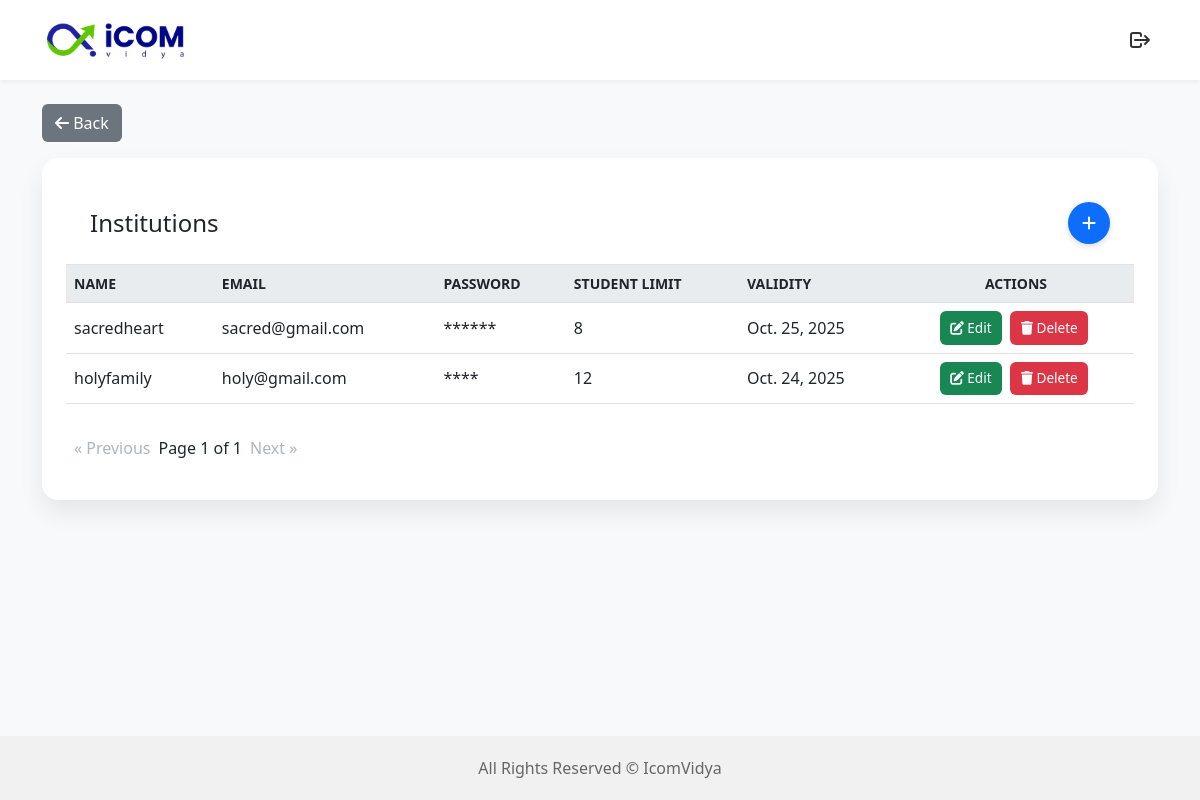
The app's page /institution_list/, older data.
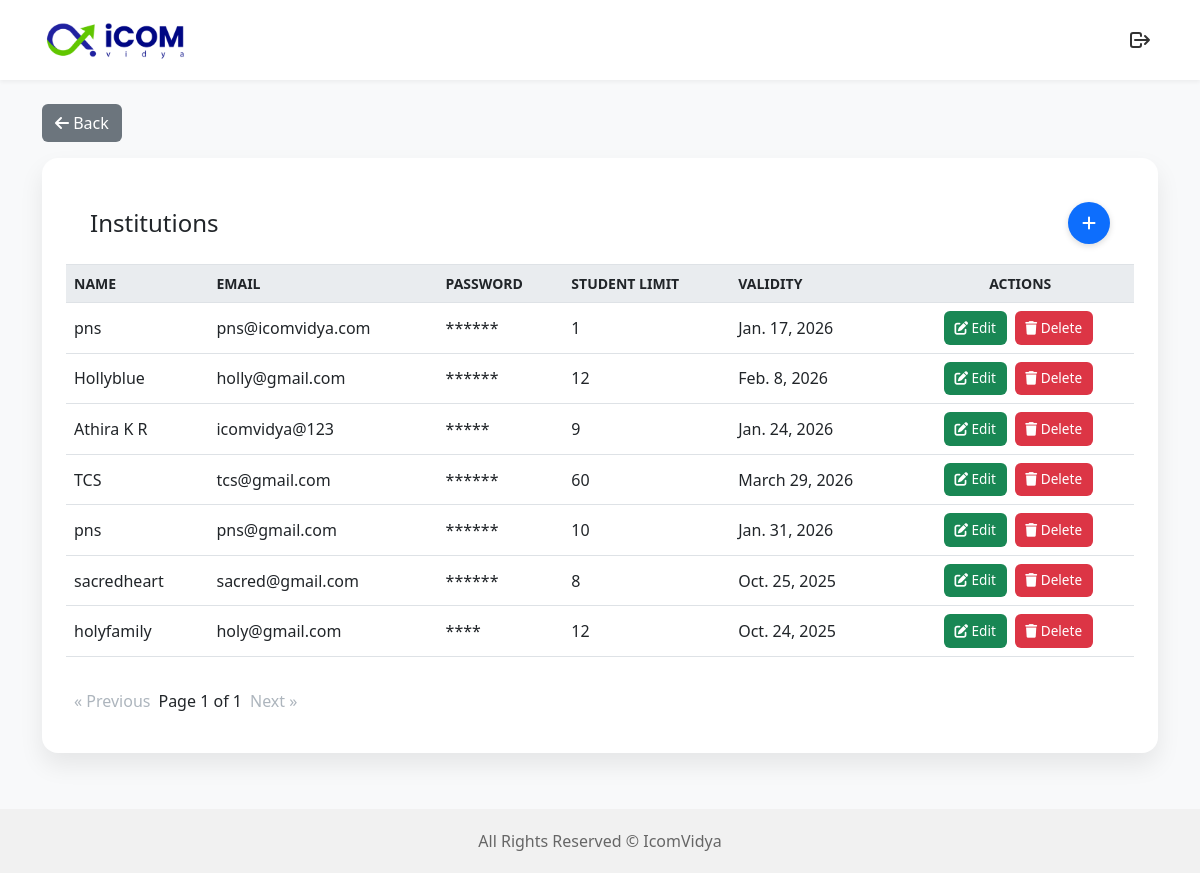
The same page, newer data.
### icmsapp/models.py (models this page shows, shortened)
class Institution(models.Model):
    name = models.CharField(max_length=255)
    email = models.EmailField(unique=True)
    password = models.CharField(max_length=255)
    student_limit = models.IntegerField()
    validity = models.DateField()

### icmsapp/views.py (the view)
# urls.py: path('institution_list/', views.institution_list, name='institution_list'),
def institution_list(request):
    institutions = Institution.objects.all().order_by('-id')
    for inst in institutions:
        pwd_len = len(inst.password) if inst.password else 0
        inst.masked_password = '*' * pwd_len
    paginator = Paginator(institutions, 8)
    page_number = request.GET.get("page")
    page_obj = paginator.get_page(page_number)
    return render(request, 'institution_list.html', {'page_obj': page_obj})

### icmsapp/templates/institution_list.html (shortened to what this page needs)
{% extends "admindashboard.html" %}
{% block content %}
<link href="https://cdn.jsdelivr.net/npm/bootstrap@5.2.3/dist/css/bootstrap.min.css" rel="stylesheet">
<link rel="stylesheet" href="https://cdnjs.cloudflare.com/ajax/libs/font-awesome/6.4.0/css/all.min.css">
<div class="container py-4">
  <button class="btn btn-back mb-3" onclick="window.history.back()">
    <i class="fas fa-arrow-left"></i> Back
  </button>
  <div class="card">
    <div class="card-header d-flex justify-content-between align-items-center">
      <h2 class="h4 mb-0">Institutions</h2>
      <button onclick="showForm()" title="Add Institution" class="btn btn-add" data-bs-toggle="tooltip">
        <i class="fas fa-plus"></i>
      </button>
    </div>
    <div class="card-body p-0">
      <div class="table-responsive">
        <table class="table table-hover mb-0">
          <thead>
            <tr>
              <th>Name</th>
              <th>Email</th>
              <th>Password</th>
              <th>Student Limit</th>
              <th>Validity</th>
              <th class="text-center">Actions</th>
            </tr>
          </thead>
          <tbody>
            {% for inst in page_obj %}
            <tr>
              <td>{{ inst.name }}</td>
              <td>{{ inst.email }}</td>
              <td>{{ inst.masked_password }}</td>
              <td>{{ inst.student_limit }}</td>
              <td>{{ inst.validity }}</td>
              <td class="text-center">
                <button class="btn btn-edit btn-sm"
                        data-id="{{ inst.id }}"
                        data-name="{{ inst.name }}"
                        data-email="{{ inst.email }}"
                        data-password="{{ inst.password }}"
                        data-limit="{{ inst.student_limit }}"
                        data-validity="{{ inst.validity|date:'Y-m-d' }}"
                        title="Edit {{ inst.name }}"
                        data-bs-toggle="tooltip">
                  <i class="fas fa-edit"></i> Edit
                </button>
                <form action="{% url 'delete_institution' inst.pk %}" method="post" style="display:inline;">
                  <button type="submit" class="btn btn-delete btn-sm"
                          onclick="return confirm('Are you sure you want to delete {{ inst.name }}?');"
                          title="Delete {{ inst.name }}">
                    <i class="fas fa-trash"></i> Delete
                  </button>
                </form>
              </td>
            </tr>
            {% endfor %}
          </tbody>
        </table>
      </div>
    </div>
    <div class="pagination text-center py-3">
      {% if page_obj.has_previous %}
        <a href="?page={{ page_obj.previous_page_number }}">« Previous</a>
      {% else %}
        <a href="#" aria-disabled="true">« Previous</a>
      {% endif %}
      <span>Page {{ page_obj.number }} of {{ page_obj.paginator.num_pages }}</span>
      {% if page_obj.has_next %}
        <a href="?page={{ page_obj.next_page_number }}">Next »</a>
      {% else %}
        <a href="#" aria-disabled="true">Next »</a>
      {% endif %}
    </div>
  </div>
</div>
{% endblock %}

### icmsapp/templates/admindashboard.html (shortened to what this page needs)
{% load static %}
<!DOCTYPE html>
<html lang="en">
<head>
  {% load static %}
</head>
<body>
  <header>
    <div class="header-left">
      <img src="{% static 'media/logo.png' %}" alt="Logo">
    </div>
    <a href="{% url 'logout' %}" class="logout-link" title="Logout">
      <svg xmlns="http://www.w3.org/2000/svg" fill="none"
           viewBox="0 0 24 24" stroke="currentColor">
        <path stroke-linecap="round" stroke-linejoin="round" stroke-width="2"
              d="M17 16l4-4m0 0l-4-4m4 4H7m6 4v1a2 2 0
                 01-2 2H5a2 2 0 01-2-2V7a2 2 0 012-2h6a2
                 2 0 012 2v1" />
      </svg>
    </a>
  </header>
{% block content %}{% endblock %}
  <div class="footer">
    <span>All Rights Reserved © IcomVidya</span>
  </div>
</body>
</html>

### icmsapp/templates/admindashboard.html (style rules this page uses)
html, body { height: 100%; margin: 0; padding: 0; }
body { display: flex; flex-direction: column; font-family: "Segoe UI", sans-serif; background-color: #f9f9f9; color: #111; }
header { display: flex; align-items: center; justify-content: space-between; padding: 20px 40px; background: white; box-shadow: 0 2px 4px rgba(0, 0, 0, 0.05); }
.header-left { display: flex; align-items: center; }
header img { height: 40px; margin-right: 12px; }
.logout-link { text-decoration: none; color: #333; display: flex; align-items: center; padding: 8px; border-radius: 8px; transition: background 0.2s; }
.logout-link svg { width: 24px; height: 24px; }
h2 { font-size: 24px; font-weight: 600; margin: 30px 0 20px; }
.container { padding: 0 40px 40px; flex: 1; }
.card { background: #fff; border-radius: 16px; padding: 24px; box-shadow: 0 4px 12px rgba(0, 0, 0, 0.06); cursor: pointer; transition: transform 0.2s ease, box-shadow 0.2s ease; text-decoration: none; display: flex; flex-direction: column; justify-content: center; }
.footer { text-align: center; padding: 20px; background-color: #f1f1f1; color: #666; }

### icmsapp/templates/institution_list.html (style rules this page uses)
body { font-family: 'Segoe UI', Tahoma, Geneva, Verdana, sans-serif; background-color: #f8f9fa; color: #212529; }
.card { border: none; border-radius: 16px; box-shadow: 0 12px 24px rgba(0, 0, 0, 0.08); margin-bottom: 32px; }
.card-header { background-color: #fff; border-bottom: 1px solid #dee2e6; padding: 1.25rem 1.5rem; }
.table thead th { background-color: #e9ecef; font-weight: 600; text-transform: uppercase; font-size: 0.875rem; vertical-align: middle; }
.table td { vertical-align: middle; }
.btn-back { background-color: #6c757d; color: white; font-weight: 500; }
.btn-add { border-radius: 50%; width: 42px; height: 42px; display: flex; align-items: center; justify-content: center; background-color: #0d6efd; color: white; box-shadow: 0 2px 6px rgba(0, 0, 0, 0.15); transition: all 0.3s; }
.btn-edit { background-color: #198754; color: white; font-size: 0.85rem; padding: 0.35rem 0.6rem; margin-right: 4px; border-radius: 6px; font-weight: 500; transition: all 0.2s ease-in-out; }
.btn-delete { background-color: #dc3545; color: white; font-size: 0.85rem; padding: 0.35rem 0.6rem; margin-right: 4px; border-radius: 6px; font-weight: 500; transition: all 0.2s ease-in-out; }
.pagination { margin-top: 1rem; }
.pagination a { color: #0d6efd; font-weight: 500; text-decoration: none; margin: 0 8px; }
.pagination span { font-weight: 500; }
.pagination a[aria-disabled="true"] { color: #adb5bd; pointer-events: none; cursor: not-allowed; }

Row changes from the older to the newer data that the page shows:
added Institution: name "pns", email "pns@icomvidya.com", masked_password "******", student_limit "1", validity "Jan. 17, 2026"
added Institution: name "Hollyblue", email "holly@gmail.com", masked_password "******", student_limit "12", validity "Feb. 8, 2026"
added Institution: name "Athira K R", email "icomvidya@123", masked_password "*****", student_limit "9", validity "Jan. 24, 2026"
added Institution: name "TCS", email "tcs@gmail.com", masked_password "******", student_limit "60", validity "March 29, 2026"
added Institution: name "pns", email "pns@gmail.com", masked_password "******", student_limit "10", validity "Jan. 31, 2026"
